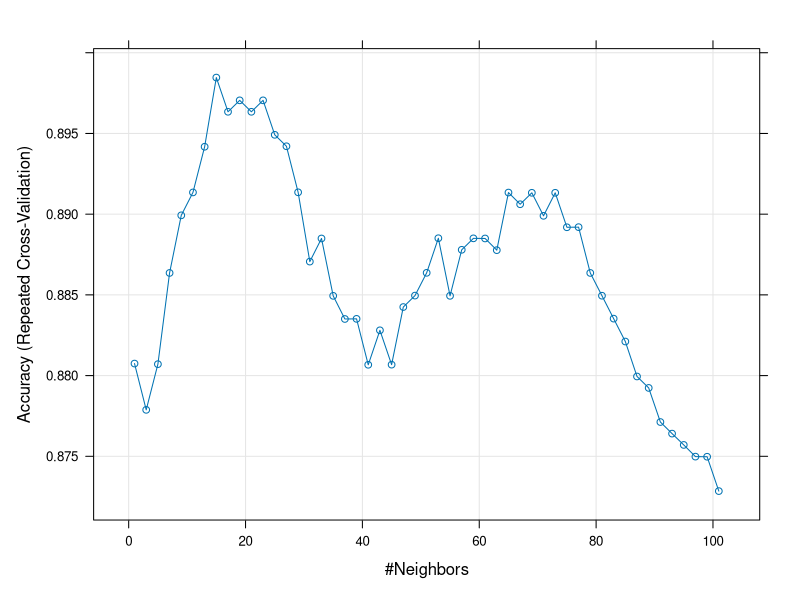
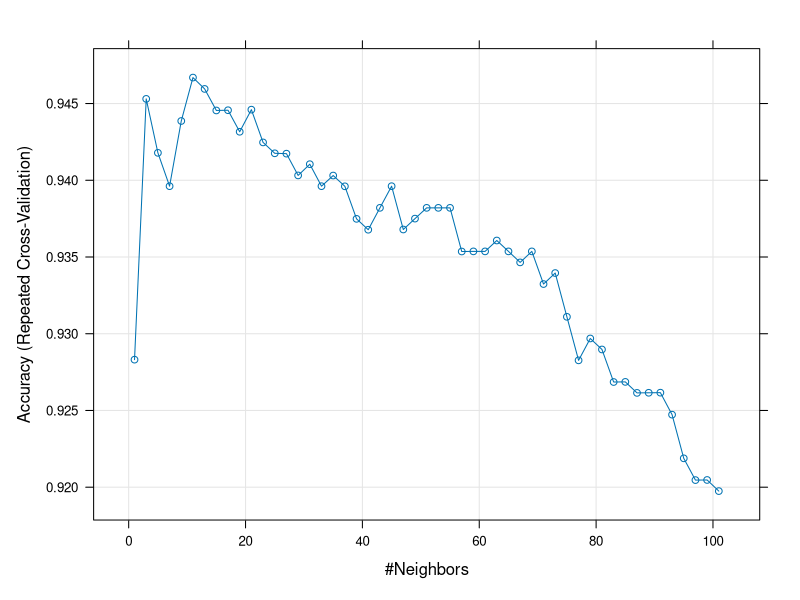
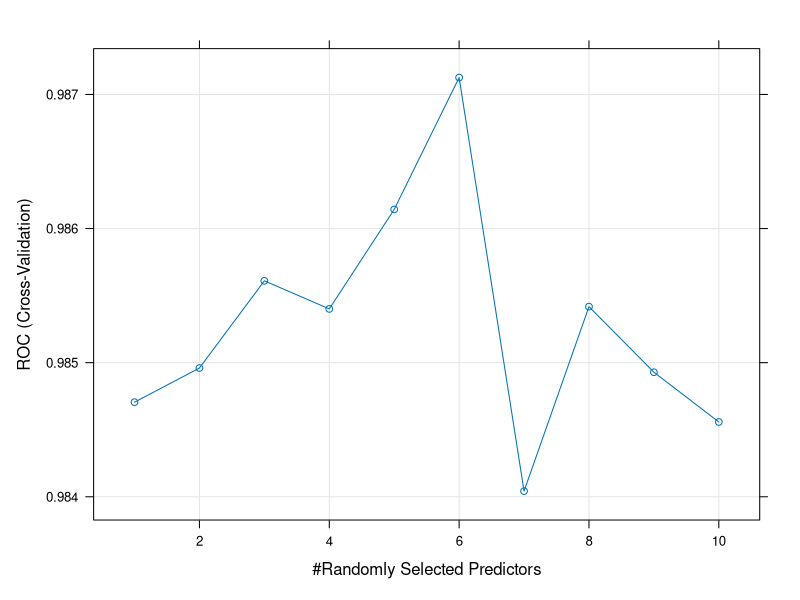

Reproduce these figures in R, in order.
## ---- chunk 1
library(readr)
library(caret)
library(dplyr)
library(ggplot2)
wisc_trn <- read_csv("data/wisc-trn.csv")

wisc_tst <- read_csv("data/wisc-tst.csv")
## ---- chunk 2
set.seed(1910837262)
grid = expand.grid(k = c(1,3,5,7,9,11,13,15,17,19,21,23,25,27,29,31,33,35,37,39,41,43,45,47,49,51,53,55,57,59,61,63,65,67,69,71,73,75,77,79,81,83,85,87,89,91,93,95,97,99,101))
ctrl <- trainControl(method="repeatedcv", number=5, repeats=3)
knnFit1 <- train(class ~ ., data=wisc_trn, method="knn",
                trControl=ctrl, metric="Accuracy", tuneGrid=grid)

knnFit1

## ---- chunk 3
plot(knnFit1)

# In dem Plot kann man deutlich erkennen, dass die Accuracy bei K= 15 mit knapp über 89,5% am höchsten ist. Bei allen Validierungen ist die Accuracy aber zwischen 87,4 und 89,6 %. Bei einem K zwischen 65 und 75 ist die Accuracy nochmal etwas besser als bei den Bereichen K = 30-60 und K = 80 -100
## ---- chunk 4
set.seed(1910837262)
knnFit2 <- train(class ~ ., data=wisc_trn, method="knn",
                trControl=ctrl, metric="Accuracy", tuneGrid=grid, tuneLength = 15, preProc=c("range") )
knnFit2

## ---- chunk 5
plot(knnFit2)
# Bei dem getunten Modell ist das Modell mit k = 11 mit einer Accuracy von über 94,5% das beste Modell. Das getunte Modell schneidet somit um ca. 5% besser ab als das nicht getunte Modell. Bei einem größeren K als 11 nimmt die Accuracy fast linear ab.
## ---- chunk 6
library(randomForest)
set.seed(1910837262)
fitControl <- trainControl(method="cv",
                           number = 5,
                           classProbs = TRUE,
                           summaryFunction = twoClassSummary)

model_rf <- train(class~.,
                  wisc_trn,
                  method="rf",
                  metric="Accuracy",
                  tuneLength=10,
                  tuneGrid = expand.grid(mtry = c(1,2,3,4,5,6,7,8,9,10)),
                  trControl=fitControl)

model_rf

## ---- chunk 7
plot(model_rf)
# Die ROC ist beidem mtry Wert von 6 am höchsten mit knapp unter 99%. Aber grundsätzlich ist die Genauigkeit bei dem Random Forest sehr hoch, den der niedrigste ROC Wert liegt bei 98,4 %.
## ---- chunk 8
library(kableExtra)
rf_table <- data.frame("metry" = model_rf$results[1], "accuracies" = model_rf$results[2])
kable_styling(kable(rf_table , format = "html", digits = 4), full_width = FALSE)
## ---- chunk 9
wisc_tst_x <- wisc_tst %>%
  select(-class)
knnPredict1 <- predict(knnFit1, 
                     newdata = wisc_tst_x)

conf_test_knn1 <- confusionMatrix(knnPredict1, as.factor(wisc_tst$class))
## ---- chunk 10
knnPredict2 <- predict(knnFit2, 
                     newdata = wisc_tst_x)

conf_test_knn2 <- confusionMatrix(knnPredict2, as.factor(wisc_tst$class))

## ---- chunk 11
pred_proba <- predict(model_rf, wisc_tst_x[10,], type = "prob")
## ---- chunk 12
rfPredict <- predict(model_rf, 
                     newdata = wisc_tst_x)

conf_test_rf <- confusionMatrix(rfPredict, as.factor(wisc_tst$class))
